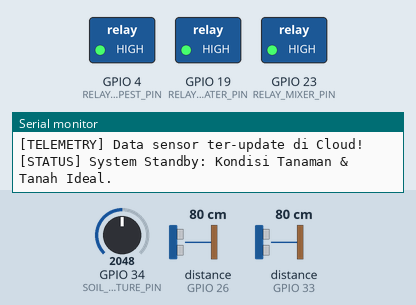
A sketch run on a simulated ESP32. Shown: switched loads named in the sketch (green lamp = pin HIGH), the last lines printed to the serial monitor. Wiring (from diagram.json): 2 × ultrasonic range finder: trigger GPIO 27, echo GPIO 33 / trigger GPIO 25, echo GPIO 26. The inputs (shaded band) are chosen by the test bench; at power-on: GPIO 34 (SOIL_MOISTURE_PIN) = 2048, distance to the obstacle (sensors on GPIO 26, GPIO 33) 80 cm. The echo pulse lasts 58.3 µs per cm; WiFi joins after 1.5 s; servers stay silent unless stated; uploads are accepted with an empty reply; pins used as bus, display or sensor lines are not drawn.

Above: at 3.2 s.
3.3 s: GPIO 34 (SOIL_MOISTURE_PIN) set to 2396
8.9 s: GPIO 34 (SOIL_MOISTURE_PIN) set to 2515
At 13.4 s:
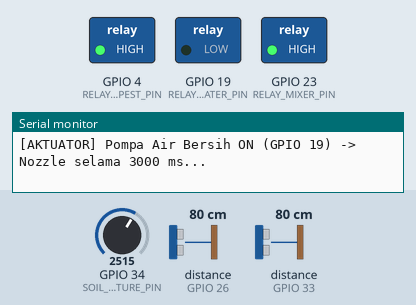
19.1 s: GPIO 34 (SOIL_MOISTURE_PIN) set to 2047
At 20.9 s:
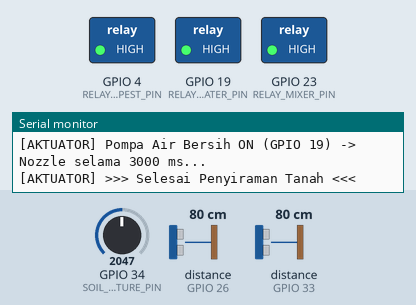
24.7 s: GPIO 34 (SOIL_MOISTURE_PIN) set to 2866
At 28.7 s:
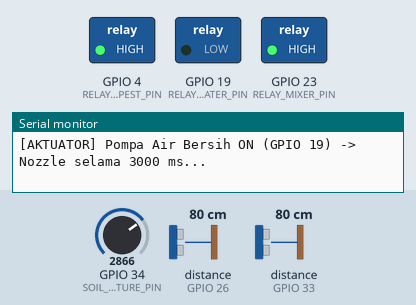
Timing chart, 0 to 34.3 s (numbered marks = the images above; inputs shaded):
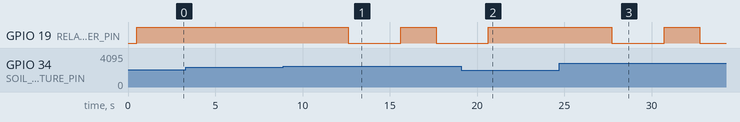

The sketch:

esp32_main_controller.ino
```cpp
/*
  ===============================================================================
    🌿 BESTARI - ESP32 Main Controller Board
    Samsung Solve for Tomorrow 2026
  ===============================================================================
    PERAN SISTEM:
    1. MAIN CONTROLLER & IOT GATEWAY SYSTEM
    2. BACA SENSOR: 2x Ultrasonik HC-SR04 (Level Tangki) & 1x Kelembaban Tanah (ADC1)
    3. KONTROL AKTUATOR: 3x Relay (Dinamo Pengaduk, Pompa Biopestisida, Pompa Air)
       -> Pompa Biopestisida & Pompa Air bermuara pada 1 Dual-Input Spray Nozzle.
    4. KONEKSI CLOUD: Sync telemetri (/telemetry) & Polling respon AI (/status/latest)
  ===============================================================================
*/

#include <WiFi.h>
#include <ArduinoJson.h>
#include "soc/soc.h"
#include "soc/rtc_cntl_reg.h"

// ===============================================================================
// 1. DEFINISI PINOUT HARDWARE ESP32 DEVKIT (30-PIN)
// ===============================================================================
// Relays (Active-LOW)
#define RELAY_MIXER_PIN    23  // Relay 1 -> Dinamo Pengaduk Tangki Biopestisida
#define RELAY_BIOPEST_PIN   4  // Relay 2 -> Pompa Semprot Biopestisida (ke Nozzle)
#define RELAY_WATER_PIN    19  // Relay 3 -> Pompa Siram Air Bersih (ke Nozzle)

#define RELAY_ON   LOW
#define RELAY_OFF  HIGH

// Sensor Ultrasonik 1 (Tangki Biopestisida)
#define US1_TRIG_PIN       27
#define US1_ECHO_PIN       33

// Sensor Ultrasonik 2 (Tangki Air Bersih)
#define US2_TRIG_PIN       25
#define US2_ECHO_PIN       26

// Sensor Kelembaban Tanah (ADC1 - Safe with Wi-Fi)
#define SOIL_MOISTURE_PIN  34  // ADC1_CH6

// Dimensi Tangki (cm) untuk Perhitungan Volume & Persentase
const float TANK_HEIGHT_CM = 20.0f; // Ketinggian penuh tangki (cm)
const float TANK_CAP_ML    = 1000.0f; // Kapasitas maksimal (mL)

// ===============================================================================
// 2. KONFIGURASI WI-FI & SERVER CLOUD
// ===============================================================================
const char* WIFI_SSID     = "Wokwi-GUEST";                // Wokwi Virtual Access Point
const char* WIFI_PASSWORD = "";                         // No Password

const char* SERVER_HOST   = "halimadi.pythonanywhere.com";
const int   SERVER_PORT   = 80;                          // HTTP Port 80
const char* STATUS_PATH   = "/status/latest";
const char* TELEMETRY_PATH= "/telemetry";

const unsigned long POLL_INTERVAL_MS      = 5000;        // Polling cloud setiap 5 detik
const unsigned long MIXING_DURATION_MS     = 3000;        // Dinamo pengaduk 3 detik
const unsigned long SPRAY_BIOPESTICIDE_MS  = 4000;        // Semprot biopestisida 4 detik
const unsigned long WATER_IRRIGATION_MS    = 3000;        // Siram air tanah 3 detik

unsigned long lastPollTime = 0;

// ===============================================================================
// 3. FUNGSI MEMBACA SENSOR ULTRASONIK & SOIL MOISTURE
// ===============================================================================
float readUltrasonicDistance(int trigPin, int echoPin) {
  digitalWrite(trigPin, LOW);
  delayMicroseconds(2);
  digitalWrite(trigPin, HIGH);
  delayMicroseconds(10);
  digitalWrite(trigPin, LOW);

  long duration = pulseIn(echoPin, HIGH, 25000); // Timeout 25ms
  if (duration == 0) return TANK_HEIGHT_CM;     // Default jika error

  float distanceCm = duration * 0.0343f / 2.0f;
  if (distanceCm > TANK_HEIGHT_CM) distanceCm = TANK_HEIGHT_CM;
  if (distanceCm < 2.0f) distanceCm = 2.0f;
  return distanceCm;
}

void getTankLevels(float &bioPercent, float &bioVolMl, float &waterPercent, float &waterVolMl) {
  float dist1 = readUltrasonicDistance(US1_TRIG_PIN, US1_ECHO_PIN);
  float dist2 = readUltrasonicDistance(US2_TRIG_PIN, US2_ECHO_PIN);

  // Perhitungan persentase level cairan (makin kecil jarak = tangki makin penuh)
  float levelBioCm   = TANK_HEIGHT_CM - dist1;
  float levelWaterCm = TANK_HEIGHT_CM - dist2;

  if (levelBioCm < 0) levelBioCm = 0;
  if (levelWaterCm < 0) levelWaterCm = 0;

  bioPercent   = (levelBioCm / TANK_HEIGHT_CM) * 100.0f;
  waterPercent = (levelWaterCm / TANK_HEIGHT_CM) * 100.0f;

  if (bioPercent > 100.0f) bioPercent = 100.0f;
  if (waterPercent > 100.0f) waterPercent = 100.0f;

  bioVolMl   = (bioPercent / 100.0f) * TANK_CAP_ML;
  waterVolMl = (waterPercent / 100.0f) * TANK_CAP_ML;
}

int getSoilMoisturePercent() {
  int rawValue = analogRead(SOIL_MOISTURE_PIN); // ADC1_CH6 (0 - 4095)
  // Kalibrasi Potensiometer Wokwi / Sensor Kapasitif (0V - 3.3V Full Range)
  // 4095 = Kering (0%), 0 = Basah (100%)
  int percent = map(rawValue, 4095, 0, 0, 100);
  if (percent < 0) percent = 0;
  if (percent > 100) percent = 100;
  return percent;
}

// ===============================================================================
// 4. KONEKSI WI-FI & TELEMETRI CLOUD
// ===============================================================================
void connectWiFi() {
  if (WiFi.status() == WL_CONNECTED) return;

  Serial.printf("[WIFI] Menghubungkan ke %s...", WIFI_SSID);
  WiFi.persistent(false);
  WiFi.mode(WIFI_STA);
  WiFi.setAutoReconnect(true);
  WiFi.begin(WIFI_SSID, WIFI_PASSWORD);

  int attempt = 0;
  while (WiFi.status() != WL_CONNECTED && attempt < 20) {
    delay(500);
    Serial.print(".");
    attempt++;
  }

  if (WiFi.status() == WL_CONNECTED) {
    Serial.println(" Terhubung!");
    Serial.printf("[WIFI] IP Address Controller: %s\n", WiFi.localIP().toString().c_str());
  } else {
    Serial.println(" Gagal terhubung, mencoba siklus berikutnya.");
  }
}

bool sendTelemetryToServer(int soilPercent, float bioPercent, float bioVolMl, float waterPercent, float waterVolMl) {
  if (WiFi.status() != WL_CONNECTED) return false;

  WiFiClient client;
  client.setTimeout(4000);

  if (!client.connect(SERVER_HOST, SERVER_PORT)) return false;

  #if ARDUINOJSON_VERSION_MAJOR >= 7
    JsonDocument doc;
  #else
    StaticJsonDocument<512> doc;
  #endif

  doc["soil_moisture_percent"]      = soilPercent;
  doc["biopesticide_level_percent"] = (int)bioPercent;
  doc["biopesticide_vol_ml"]        = (int)bioVolMl;
  doc["water_level_percent"]        = (int)waterPercent;
  doc["water_vol_ml"]               = (int)waterVolMl;

  String jsonStr;
  serializeJson(doc, jsonStr);

  client.printf("POST %s HTTP/1.1\r\n", TELEMETRY_PATH);
  client.printf("Host: %s\r\n", SERVER_HOST);
  client.println("User-Agent: BESTARI-ESP32-MainController/2.0");
  client.println("Content-Type: application/json");
  client.printf("Content-Length: %d\r\n", jsonStr.length());
  client.println("Connection: close\r\n\r\n");
  client.println(jsonStr);

  Serial.println("[TELEMETRY] Data sensor ter-update di Cloud!");
  client.stop();
  return true;
}

bool fetchServerStatus(bool &threatDetected, int &ulatCount, unsigned long &customSprayMs, bool &manualPumpActive) {
  if (WiFi.status() != WL_CONNECTED) return false;

  WiFiClient client;
  client.setTimeout(5000);

  if (!client.connect(SERVER_HOST, SERVER_PORT)) return false;

  client.printf("GET %s HTTP/1.1\r\n", STATUS_PATH);
  client.printf("Host: %s\r\n", SERVER_HOST);
  client.println("User-Agent: BESTARI-ESP32-MainController/2.0");
  client.println("Connection: close\r\n\r\n");

  unsigned long timeout = millis();
  while (client.connected() && !client.available()) {
    if (millis() - timeout > 4000) {
      client.stop();
      return false;
    }
    delay(20);
  }

  String response = "";
  unsigned long readStart = millis();
  while (client.connected() || client.available()) {
    while (client.available()) {
      char c = (char)client.read();
      response += c;
      readStart = millis();
    }
    if (response.length() > 0 && (millis() - readStart > 1000)) break;
    delay(10);
  }
  client.stop();

  int firstBrace = response.indexOf('{');
  int lastBrace  = response.lastIndexOf('}');
  if (firstBrace == -1 || lastBrace == -1 || lastBrace <= firstBrace) return false;

  String jsonBody = response.substring(firstBrace, lastBrace + 1);

  #if ARDUINOJSON_VERSION_MAJOR >= 7
    JsonDocument doc;
  #else
    StaticJsonDocument<2048> doc;
  #endif

  DeserializationError error = deserializeJson(doc, jsonBody);
  if (error) return false;

  threatDetected   = doc["pest_detected"] | (doc["threat_detected"] | false);
  ulatCount        = doc["ulat_grayak_count"] | 0;
  manualPumpActive = doc["relay_active"] | false;
  customSprayMs    = SPRAY_BIOPESTICIDE_MS;

  if (doc["config"]["spray_duration_sec"].is<int>()) {
    customSprayMs = doc["config"]["spray_duration_sec"].as<int>() * 1000;
  }

  return true;
}

// ===============================================================================
// 5. EKSEKUSI AKTUATOR SEMPROT & SIRAM (1 DUAL-INPUT NOZZLE SYSTEM)
// ===============================================================================
void executeBioPesticideSpraying(unsigned long customDurationMs = 0) {
  unsigned long sprayDuration = (customDurationMs > 0) ? customDurationMs : SPRAY_BIOPESTICIDE_MS;

  Serial.println("\n********************************************************");
  Serial.println("   [AKTUATOR] >>> EKSEKUSI MODE BIOPESTISIDA (NOZZLE) <<< ");
  Serial.println("********************************************************");

  // Step 1: Dinamo Pengaduk ON (Aduk racikan biopestisida di tangki)
  Serial.println("[AKTUATOR] Step 1: Dinamo Pengaduk ON (GPIO 23)...");
  digitalWrite(RELAY_MIXER_PIN, RELAY_ON);
  delay(MIXING_DURATION_MS);

  // Step 2: Pompa Biopestisida ON (Mengalirkan biopestisida via selang biopestisida ke Nozzle)
  Serial.printf("[AKTUATOR] Step 2: Pompa Biopestisida ON (GPIO 4) -> Nozzle selama %lu ms...\n", sprayDuration);
  digitalWrite(RELAY_BIOPEST_PIN, RELAY_ON);
  delay(sprayDuration);

  // Step 3: Matikan Seluruh Aktuator Biopestisida
  Serial.println("[AKTUATOR] Step 3: Mematikan Pompa Biopestisida & Dinamo Pengaduk...");
  digitalWrite(RELAY_BIOPEST_PIN, RELAY_OFF);
  delay(300);
  digitalWrite(RELAY_MIXER_PIN, RELAY_OFF);
  Serial.println("[AKTUATOR] >>> Selesai Menyemprot Biopestisida <<<\n");
}

void executeWaterIrrigation() {
  Serial.println("\n********************************************************");
  Serial.println("   [AKTUATOR] >>> EKSEKUSI MODE SIRAM AIR TANAH (NOZZLE) <<<");
  Serial.println("********************************************************");

  // Dinamo Mixer OFF
  digitalWrite(RELAY_MIXER_PIN, RELAY_OFF);

  // Pompa Air Bersih ON (Mengalirkan air bersih via selang air ke Nozzle)
  Serial.printf("[AKTUATOR] Pompa Air Bersih ON (GPIO 19) -> Nozzle selama %lu ms...\n", WATER_IRRIGATION_MS);
  digitalWrite(RELAY_WATER_PIN, RELAY_ON);
  delay(WATER_IRRIGATION_MS);

  // Matikan Pompa Air
  digitalWrite(RELAY_WATER_PIN, RELAY_OFF);
  Serial.println("[AKTUATOR] >>> Selesai Penyiraman Tanah <<<\n");
}

// ===============================================================================
// 6. SETUP & LOOP UTAMA
// ===============================================================================
void setup() {
  Serial.begin(115200);
  delay(500);
  WRITE_PERI_REG(RTC_CNTL_BROWN_OUT_REG, 0); // Matikan brownout detector

  Serial.println("\n========================================================");
  Serial.println("  🌿 BESTARI - ESP32 Main Controller Board");
  Serial.println("  Samsung Solve for Tomorrow 2026");
  Serial.println("========================================================");

  // Inisialisasi Pin Relay (Active-LOW, Default OFF)
  digitalWrite(RELAY_MIXER_PIN,  RELAY_OFF);
  digitalWrite(RELAY_BIOPEST_PIN, RELAY_OFF);
  digitalWrite(RELAY_WATER_PIN,   RELAY_OFF);
  pinMode(RELAY_MIXER_PIN,  OUTPUT);
  pinMode(RELAY_BIOPEST_PIN, OUTPUT);
  pinMode(RELAY_WATER_PIN,   OUTPUT);

  // Inisialisasi Pin Ultrasonik
  pinMode(US1_TRIG_PIN, OUTPUT);
  pinMode(US1_ECHO_PIN, INPUT);
  pinMode(US2_TRIG_PIN, OUTPUT);
  pinMode(US2_ECHO_PIN, INPUT);

  // Inisialisasi Soil Moisture (Set ADC Attenuation 11dB untuk range 0V - 3.3V)
  analogSetPinAttenuation(SOIL_MOISTURE_PIN, ADC_11db);
  pinMode(SOIL_MOISTURE_PIN, INPUT);

  // Connect Wi-Fi
  connectWiFi();

  Serial.println("[SETUP] Controller Utama BESTARI Siap Beroperasi!\n");
}

void loop() {
  unsigned long currentMillis = millis();

  if (currentMillis - lastPollTime >= POLL_INTERVAL_MS || lastPollTime == 0) {
    lastPollTime = currentMillis;

    connectWiFi();

    // 1. Baca Sensor Real-Time
    float bioPercent = 0.0f, bioVol = 0.0f, waterPercent = 0.0f, waterVol = 0.0f;
    getTankLevels(bioPercent, bioVol, waterPercent, waterVol);
    int soilMoisture = getSoilMoisturePercent();

    Serial.printf("[SENSOR] Kelembaban Tanah: %d%% | Level Biopestisida: %.1f%% (%.0f mL) | Level Air: %.1f%% (%.0f mL)\n",
                  soilMoisture, bioPercent, bioVol, waterPercent, waterVol);

    // 2. Kirim Telemetri ke Cloud
    sendTelemetryToServer(soilMoisture, bioPercent, bioVol, waterPercent, waterVol);

    // 3. Polling Status Server Cloud
    bool threatDetected   = false;
    int  ulatCount        = 0;
    unsigned long sprayMs = SPRAY_BIOPESTICIDE_MS;
    bool manualPumpActive = false;

    bool serverOk = fetchServerStatus(threatDetected, ulatCount, sprayMs, manualPumpActive);

    if (serverOk) {
      Serial.printf("[CLOUD RESPONSE] Status: %s | Hama: %d | Trigger Web: %s\n",
                    threatDetected ? "BAHAYA (Ulat Grayak)" : "AMAN",
                    ulatCount, manualPumpActive ? "AKTIF" : "OFF");
    }

    // 4. Logika Kontrol Aktuator (Priority 1: Hama/Manual, Priority 2: Tanah Kering)
    if (threatDetected || manualPumpActive) {
      executeBioPesticideSpraying(sprayMs);
    } else if (soilMoisture < 40) { // Jika kelembaban tanah di bawah 40%
      executeWaterIrrigation();
    } else {
      Serial.println("[STATUS] System Standby: Kondisi Tanaman & Tanah Ideal.\n");
    }
  }

  delay(50);
}
```

Measured:
- the behaviour switches between 2457 and 2458 on GPIO 34 (SOIL_MOISTURE_PIN) (found by bisection; images 0 and 1)
- after the input at 8.9 s, GPIO 19 (RELAY_WATER_PIN): HIGH → LOW after 3.7 s, → HIGH 3.0 s later, → LOW 2.0 s later
- after the input at 19.1 s, GPIO 19 (RELAY_WATER_PIN): goes on until 20.7 s, then stays HIGH
- after the input at 24.7 s, GPIO 19 (RELAY_WATER_PIN): HIGH → LOW after 3.0 s, → HIGH 3.0 s later, → LOW 2.0 s later
